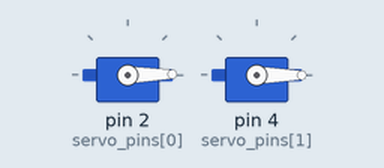
Recording of a sketch running on a simulated Arduino Uno, built with avr-gcc and run on an emulated ATmega328P. Parts: 2 × servo.

Above: at 0.05 s.
At 2.65 s:
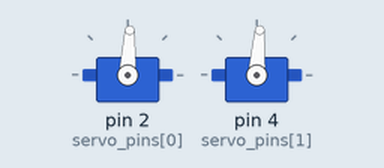
At 5.3 s:
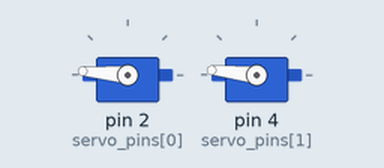
At 10.55 s:
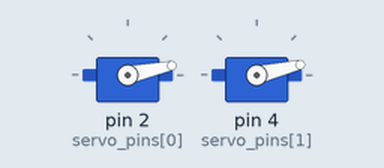
Timing chart, 0 to 14.2 s (numbered marks = the images above):
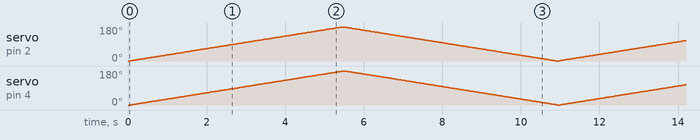

The sketch:

servo_test_for_2_servos.ino
```cpp
/*
Program: Flexible Control of the SG90 Micro Servo Motor Using Arduino
File: sg90_using_arduino_flex.ino
Description: Causes the servo motor to sweep back and forth
Author: Addison Sears-Collins
Website: https://automaticaddison.com
Date: June 20, 2020
*/

#include <Servo.h>

// Define the number of servos
#define SERVOS 2

// Create the servo object to control a servo.
Servo myservo[SERVOS];

// Attach servo to digital pin on the Arduino
int servo_pins[SERVOS] = {2,4};

// Default angle for the servo in degrees
int default_pos[SERVOS] = {0};

void setup() {

  for(int i = 0; i < SERVOS; i++) {

    // Attach the servo to the servo object
    myservo[i].attach(servo_pins[i]);

    // Make all the servos go to the default position
    myservo[i].write(default_pos[i]);
  }

  // Wait 15 milliseconds for the servo to get to the position
  delay(15);
}

void loop() {

  // Go from 0 degrees to 180 degrees
  // Move in steps of 1 degree
  for (int angle = 0; angle <= 180; angle += 1) {

    // Update the angle for all servos
    for(int i = 0; i < SERVOS; i++) {

      // Tell servo to go to the position in variable 'angle'
      // where 'angle' is in degrees
      myservo[i].write(angle);

      // Wait 15 milliseconds for the servo to get to the position
      delay(15);
    }
  }

  // Go from 180 degrees to 0 degrees
  // Move in steps of 1 degree
  for (int angle = 180; angle >= 0; angle -= 1) {

    // Update the angle for all servos
    for(int i = 0; i < SERVOS; i++) {

      // Tell servo to go to the position in variable 'angle'
      // where 'angle' is in degrees
      myservo[i].write(angle);

      // Wait 15 milliseconds for the servo to get to the position
      delay(15);
     }
  }
}
```
